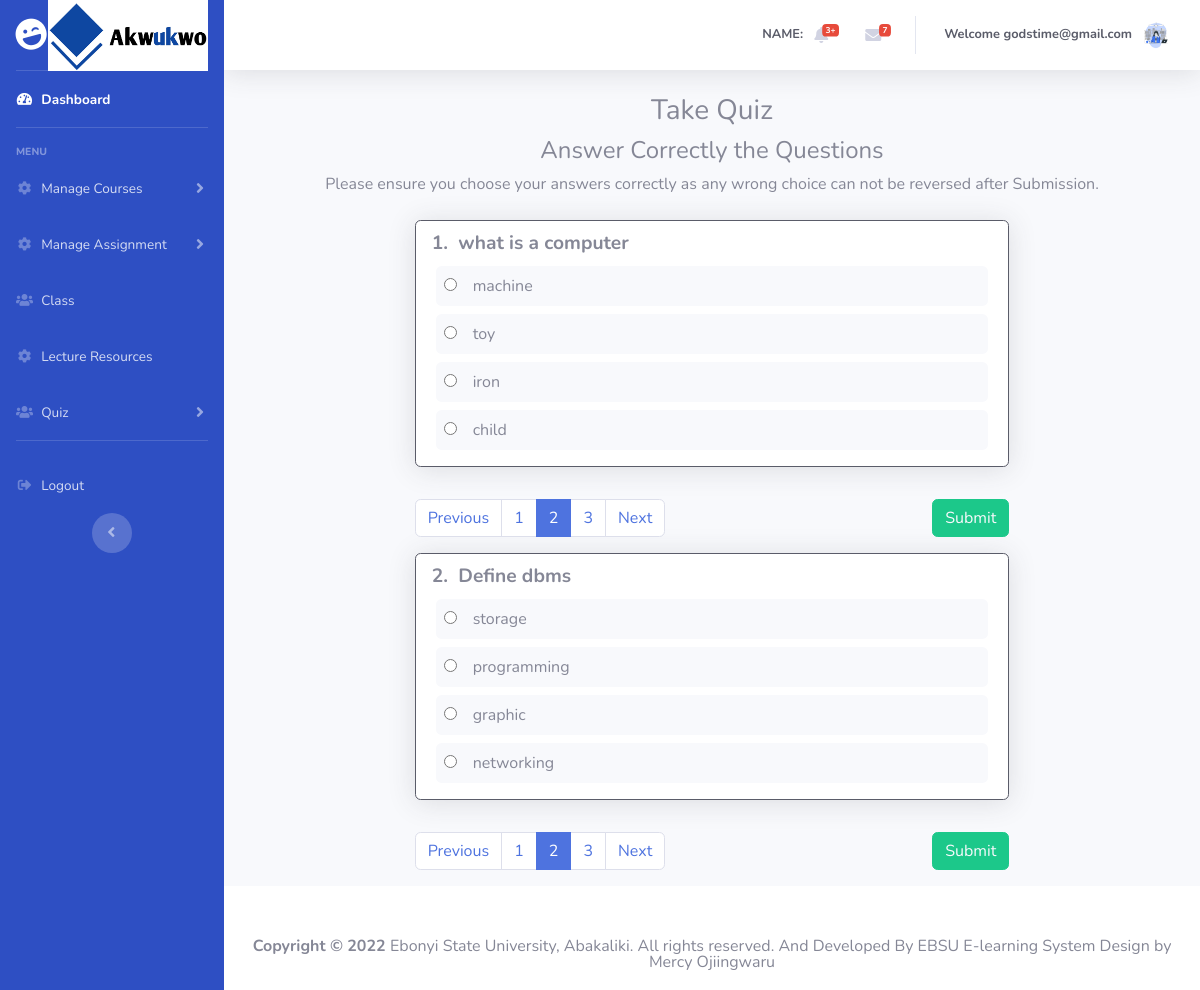
Screenshot of /students/cbt.php?id=8 (signed in) with the database file from the repository.
### tables this page shows
CREATE TABLE `question` (
  `id` int(10) NOT NULL,
  `examid` int(10) NOT NULL,
  `questiontitle` varchar(200) NOT NULL,
  `option1` varchar(100) NOT NULL,
  `option2` varchar(100) NOT NULL,
  `option3` varchar(100) NOT NULL,
  `option4` varchar(100) NOT NULL,
  `correct` varchar(10) NOT NULL
);

### server/classes/dbconnection.php (called while the page is built, shortened)
<?php
class DbConnection {
	private $host = "localhost";
	private $dbname = "e-learning";
	private $username = "root";
	private $password = "";
	public function __construct() {
		try {
			$this->connection = new PDO('mysql:host='.$this->host.';dbname='.$this->dbname, $this->username, $this->password);
		} catch(PDOException $ex) {
			echo $ex->getMessage();
		}
	}
}
?>

### server/classes/fetchData.php (called while the page is built, shortened)
<?php
    require_once('dbconnection.php');
    class fetchData extends DbConnection {
        public function displayQuestion($id){
            $sql = "SELECT * FROM question WHERE examid ='$id'";
            $qry = $this->connection->prepare($sql);
            $exec = $qry->execute(array());
            if($qry->errorCode() == 0){
                if ($qry->rowCount() > 0) {
                    return $qry->fetchAll(PDO::FETCH_ASSOC);
                }else{
                    return 0;
                }
            }else{
                return array('status'=>0, 'message'=>$qry->errorInfo());
            }
        }
    }
?>

### students/cbt.php (the view)
<?php
	require_once 'header.php';
  require_once '../server/classes/fetchData.php';
  $id = $_GET['id'];
  $fetchData = new fetchData;
  $fetchResponse = $fetchData->displayQuestion($id);
?>
        <div class="container-fluid">
          <div class="text-center">
            <h3>Take Quiz</h3>
            <h4>Answer Correctly the Questions</h4>
            <p>Please ensure you choose your answers correctly as any wrong choice can not be reversed after Submission.</p>
          </div>
          <div class="col-lg-8 offset-lg-2 mt-4">
            <?php
              if(is_array($fetchResponse)){
                if(isset($fetchResponse['status'])){
                    '<div class="alert alert-danger">'.print_r($fetchResponse['message']).'</div>';
                }else {
                    $count = 1;
                    foreach($fetchResponse as $row){
            ?>
            <form action="" method="post">
              <div class="mb-3 px-3 py-2 Regular shadow rounded border border-dark" style="background: #fff;">
                <p style="font-weight: bolder;font-size:larger;">
                <?php echo $count; ?>.&nbsp;&nbsp;<?php echo $row['questiontitle'];?>
                </p>
                <div class="form-check px-1">
                    <div class="bg-light rounded py-2 my-2 pl-2">
                      <label class="form-check-label normal-label">
                        <input type="radio" class="mr-3" id="id_form-0-user_answer input" value="2" name="radAnswer"><?php echo $row['option1'];?>
                      </label>
                    </div>
                    <div class="bg-light rounded py-2 my-2 pl-2">
                      <label class="form-check-label normal-label">
                        <input type="radio" class="mr-3" id="id_form-0-user_answer input" value="2" name="radAnswer"><?php echo $row['option2'];?>
                      </label>
                    </div>
                    <div class="bg-light rounded py-2 my-2 pl-2">
                      <label class="form-check-label normal-label">
                        <input type="radio" class="mr-3" id="id_form-0-user_answer input" value="2" name="radAnswer"><?php echo $row['option3'];?>
                      </label>
                    </div>
                    <div class="bg-light rounded py-2 my-2 pl-2">
                      <label class="form-check-label normal-label">
                        <input type="radio" class="mr-3" id="id_form-0-user_answer input" value="2" name="radAnswer"><?php echo $row['option4'];?>
                      </label>
                    </div>
                </div>
              </div>
              <div class="row pt-3">
                <div class="col-lg-6">
                  <nav aria-label="Page navigation example">
                    <ul class="pagination ">
                      <li class="page-item">
                        <a class="page-link" href="#" tabindex="-1">Previous</a>
                      </li>
                      <li class="page-item"><a class="page-link" href="#">1</a></li>
                      <li class="page-item active"><a class="page-link" href="#">2</a></li>
                      <li class="page-item"><a class="page-link" href="#">3</a></li>
                      <li class="page-item">
                        <a class="page-link" href="#">Next</a>
                      </li>
                    </ul>
                  </nav>
                </div>
                <div class="col-lg-6 text-right">
                  <button class="btn btn-success text-light btn-rounded waves-effect waves-light" name="btnAdd" type="submit">Submit</button>
                </div>
              </div>
            </form>
            <?php $count+=1; }}} ?>
          </div>
        </div>
      </div>
<?php
	require_once 'footer.php';
?>

### assets/css/style.css (style rules this page uses)
* { margin:0; padding: 0; box-sizing: border-box; }
p { margin: 0%; }

### rows the page displays
question: questiontitle "what is a computer", option1 "machine", option2 "toy", option3 "iron", option4 "child"
question: questiontitle "Define dbms", option1 "storage", option2 "programming", option3 "graphic", option4 "networking"

### other values shown
$_SESSION['email'] "godstime@gmail.com"
FULL_NAME "EBSU E-learning System"
DEVELOPERNAME "Mercy Ojiingwaru"
